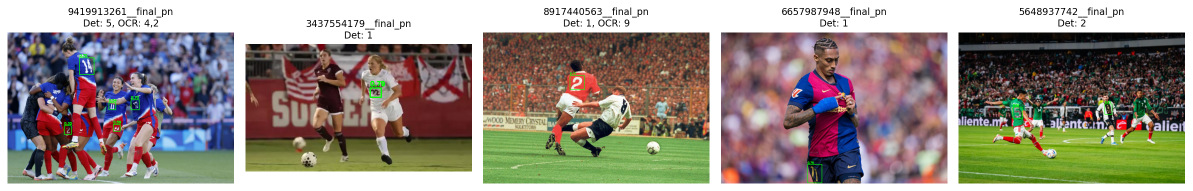
#> input picture sprawozdanie_inference_samples.png, 2385 x 382 px (shown at 1/2 size)
$ python -i preprocess.py   (imports and definitions only)
#> lines starting #> are read from the running program, lines starting #| are printed output that depends on the picture; after the words box and inside, x2 and y2 are one past the last pixel; in counts of white or black regions, pixels touching at a corner belong together
#> in _apply_grass_preprocessing, img_np is the input picture: shape (382, 2385, 3); mean B, G, R 131.5, 140.7, 149.2
"""
Competitor number image preprocessing.

This module provides a small, self-contained preprocessing pipeline for images.
It is designed to be used before uploading or before later competitor number detection steps.
"""

from __future__ import annotations

from dataclasses import dataclass
from pathlib import Path
from typing import Optional, Dict, Tuple

import cv2
import numpy as np
from PIL import Image, ImageEnhance, ImageFilter, ImageOps


@dataclass(frozen=True)
class PreprocessConfig:
    # Spec 2.2 requirement: Image size and aspect ratio standardization
    # Scale image so that its longest edge is at most this value (keeps aspect ratio).
    max_long_edge: int = 1280

    # Spec 2.2 requirement: Contrast normalization
    autocontrast: bool = True
    equalize: bool = False
    contrast: float = 1.0  # 1.0 = no change

    # Spec 2.2 requirement: Brightness correction or gamma correction
    gamma: float = 1.0  # 1.0 = no change
    brightness: float = 1.0  # 1.0 = no change

    # Spec 2.2 requirement: Noise reduction
    median_filter_size: int = 3  # 0 disables
    gaussian_blur_radius: float = 0.0  # 0 disables

    # Grass-aware preprocessing for sports images (Spec 2.3)
    # Enhances people detection on grass backgrounds
    enable_grass_preprocessing: bool = False
    grass_edge_enhancement: bool = True  # Add strong edges between grass and people
    grass_sharpening: bool = True  # Sharpen non-grass regions


# [13 lines left out: function _resize_keep_aspect, not called in this run]


def _detect_grass_color(image_np: np.ndarray) -> Tuple[np.ndarray, np.ndarray]:
    """
    Detect the dominant grass color in the image dynamically.

    Args:
        image_np: Input image as numpy array in BGR format

    Returns:
        Tuple of (lower_bound, upper_bound) in HSV color space
    """
    # Convert to HSV
    hsv = cv2.cvtColor(image_np, cv2.COLOR_BGR2HSV)
#> hsv: shape (382, 2385, 3); mean H, S, V 54.3, 81.2, 162.6

    # Focus on green hues (30-90 in HSV)
    green_mask = cv2.inRange(hsv, np.array([30, 30, 30]), np.array([90, 255, 255]))
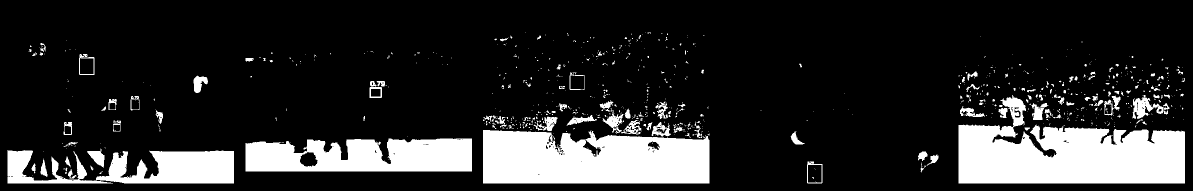
#> green_mask: shape (382, 2385) (shown at 1/2 size); 16.9% white; 795 white regions (651 under 20 px), largest, box (x1, y1, x2, y2) and area: (1917, 190, 2370, 367) 48837, (966, 260, 1419, 367) 42396, (491, 277, 944, 343) 25206

    # Get pixels that are greenish
    green_pixels = hsv[green_mask > 0]

    if len(green_pixels) == 0:
        # No green found, use default grass color
        return np.array([35, 40, 40]), np.array([85, 255, 255])

    # Calculate median of green pixels (more robust than mean)
    median_h = int(np.median(green_pixels[:, 0]))
#> median_h = 44
    median_s = int(np.median(green_pixels[:, 1]))
#> median_s = 131
    median_v = int(np.median(green_pixels[:, 2]))
#> median_v = 160

    # Create wider range around the detected grass color
    h_range = 15  # Hue tolerance
    s_range = 60  # Saturation tolerance
    v_range = 80  # Value tolerance

    lower_bound = np.array(
        [
            max(0, median_h - h_range),
            max(0, median_s - s_range),
            max(0, median_v - v_range),
        ]
    )
#> lower_bound = [29, 71, 80]

    upper_bound = np.array([min(179, median_h + h_range), 255, 255])
#> upper_bound = [59, 255, 255]

    return lower_bound, upper_bound


def _apply_grass_preprocessing(
    img: Image.Image,
    enable_edge_enhancement: bool = True,
    enable_sharpening: bool = True,
) -> Image.Image:
    """
    Apply grass-aware preprocessing to enhance people detection on grass backgrounds.

    This preprocessing:
    1. Dynamically detects the grass color in the image
    2. Creates strong contours between grass and non-grass regions
    3. Enhances contrast in non-grass areas (likely people)
    4. Sharpens non-grass regions for better feature detection

    Args:
        img: Input PIL Image
        enable_edge_enhancement: Add strong edges between grass and people
        enable_sharpening: Sharpen non-grass regions

    Returns:
        Preprocessed PIL Image
    """
    # Convert PIL to numpy array (BGR for OpenCV)
    img_np = cv2.cvtColor(np.array(img), cv2.COLOR_RGB2BGR)

    # Detect dominant grass color dynamically
    lower_grass, upper_grass = _detect_grass_color(img_np)
#> lower_grass = [29, 71, 80]; upper_grass = [59, 255, 255]

    # Convert to HSV for color segmentation
    hsv = cv2.cvtColor(img_np, cv2.COLOR_BGR2HSV)

    # Create mask for detected grass color
    grass_mask = cv2.inRange(hsv, lower_grass, upper_grass)
#> grass_mask: shape (382, 2385); 13% white; 373 white regions (336 under 20 px), largest, box (x1, y1, x2, y2) and area: (1917, 250, 2370, 367) 46592, (966, 260, 1419, 367) 41687, (491, 279, 944, 343) 24098

    # Apply aggressive morphological operations to fill grass regions
    kernel_large = cv2.getStructuringElement(cv2.MORPH_ELLIPSE, (11, 11))
    grass_mask = cv2.morphologyEx(grass_mask, cv2.MORPH_CLOSE, kernel_large)
#> grass_mask: shape (382, 2385); 13.9% white; 144 white regions (104 under 20 px), largest, box (x1, y1, x2, y2) and area: (1917, 250, 2370, 367) 48431, (966, 219, 1419, 367) 45261, (491, 279, 944, 343) 24443
    grass_mask = cv2.dilate(grass_mask, kernel_large, iterations=1)
#> grass_mask: shape (382, 2385); 19% white; 64 white regions, largest, box (x1, y1, x2, y2) and area: (961, 169, 1424, 372) 57690, (1912, 209, 2375, 372) 56299, (486, 274, 949, 348) 31206

    # Invert to get non-grass areas (people)
    non_grass_mask = cv2.bitwise_not(grass_mask)

    # Clean up the non-grass mask
    kernel_small = cv2.getStructuringElement(cv2.MORPH_ELLIPSE, (5, 5))
    non_grass_mask = cv2.morphologyEx(non_grass_mask, cv2.MORPH_OPEN, kernel_small)
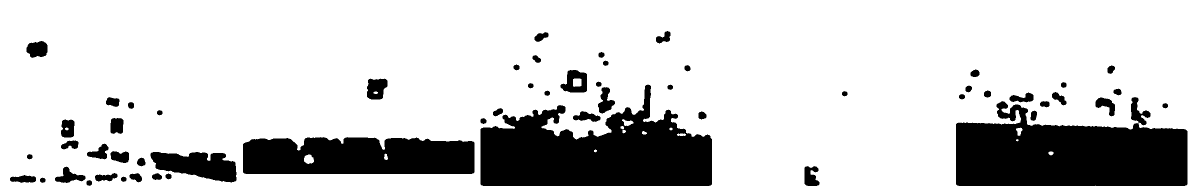
#> non_grass_mask: shape (382, 2385) (shown at 1/2 size); 80.9% white; 57 black regions, largest, box (x1, y1, x2, y2) and area: (961, 169, 1424, 372) 58185, (1912, 194, 2375, 372) 58039, (486, 274, 949, 348) 31350

    # Enhance contrast in non-grass regions
    lab = cv2.cvtColor(img_np, cv2.COLOR_BGR2LAB)
#> lab: shape (382, 2385, 3); mean of channels 0, 1, 2 148.8, 131.3, 135
    l, a, b = cv2.split(lab)
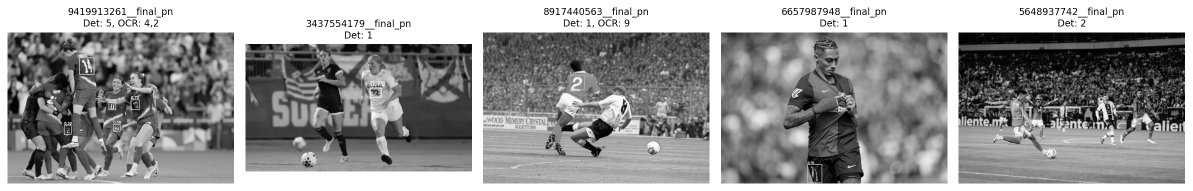
#> l: shape (382, 2385) (shown at 1/2 size); min 0, max 255, mean 148.8
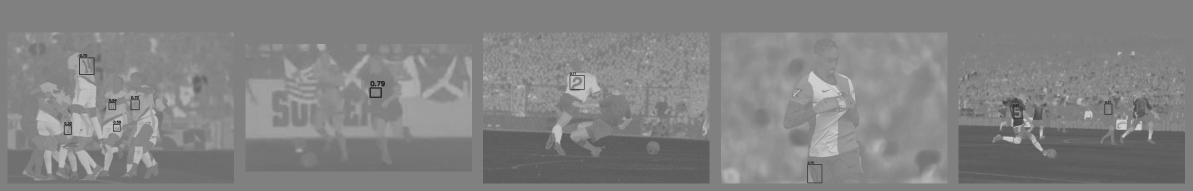
#> a: shape (382, 2385) (shown at 1/2 size); min 42, max 210, mean 131.3
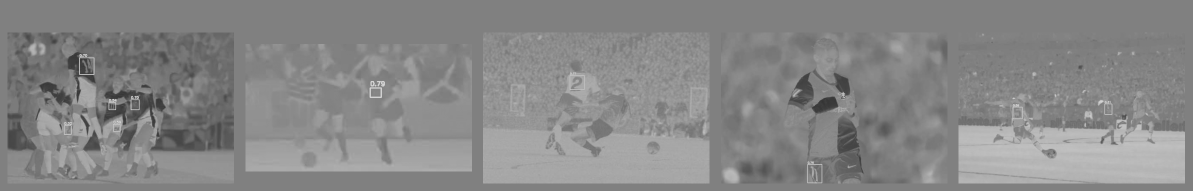
#> b: shape (382, 2385) (shown at 1/2 size); min 49, max 214, mean 135

    # Aggressive CLAHE on non-grass areas
    clahe = cv2.createCLAHE(clipLimit=4.0, tileGridSize=(8, 8))
    l_enhanced = clahe.apply(l)

    # Apply enhancement only to non-grass areas
    l_result = np.where(non_grass_mask > 0, l_enhanced, l)
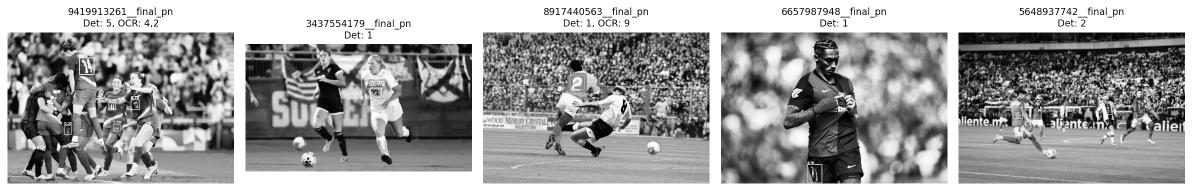
#> l_result: shape (382, 2385) (shown at 1/2 size); min 0, max 255, mean 158.4

    enhanced = cv2.merge([l_result, a, b])
#> enhanced: shape (382, 2385, 3); mean of channels 0, 1, 2 158.4, 131.3, 135
    enhanced = cv2.cvtColor(enhanced, cv2.COLOR_LAB2BGR)

    # Add edge enhancement if enabled
    if enable_edge_enhancement:
        # Find edges between grass and non-grass
        edges = cv2.Canny(grass_mask, 50, 150)
#> edges: shape (382, 2385); 1.1% white in thin lines or dots, all inside (x1, y1, x2, y2) = (19, 62, 2375, 372)
        edges_dilated = cv2.dilate(edges, kernel_small, iterations=2)
#> edges_dilated: shape (382, 2385); 9.5% white; 53 white regions, largest, box (x1, y1, x2, y2) and area: (956, 165, 1428, 376) 18806, (1907, 181, 2379, 376) 16894, (481, 270, 953, 352) 10907

        # Add edges to the image
        edge_image = cv2.cvtColor(edges_dilated, cv2.COLOR_GRAY2BGR)
        enhanced = cv2.add(enhanced, edge_image)

    # Apply sharpening to non-grass areas if enabled
    if enable_sharpening:
        kernel_sharpen = np.array([[-1, -1, -1], [-1, 9, -1], [-1, -1, -1]])
        sharpened = cv2.filter2D(enhanced, -1, kernel_sharpen)

        # Apply sharpening only to non-grass areas
        enhanced = np.where(non_grass_mask[:, :, np.newaxis] > 0, sharpened, enhanced)
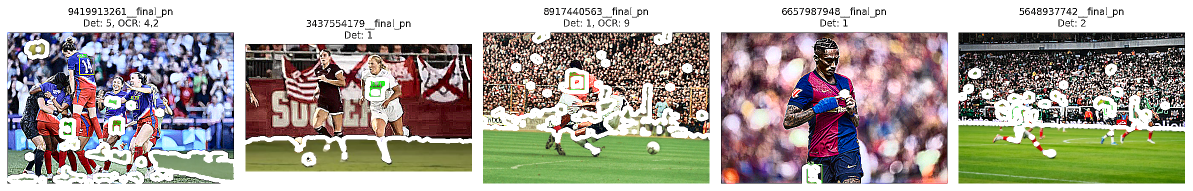
#> enhanced: shape (382, 2385, 3) (shown at 1/2 size); mean B, G, R 152.9, 161.8, 167.7

    # Convert back to PIL Image
    result = cv2.cvtColor(enhanced, cv2.COLOR_BGR2RGB)
    return Image.fromarray(result)


# [103 lines left out: functions _apply_gamma, preprocess_image, not called in this run]

>>> import cv2
>>> picture = cv2.cvtColor(cv2.imread('../sprawozdanie_inference_samples.png'), cv2.COLOR_BGR2RGB)
>>> result = _apply_grass_preprocessing(picture)
